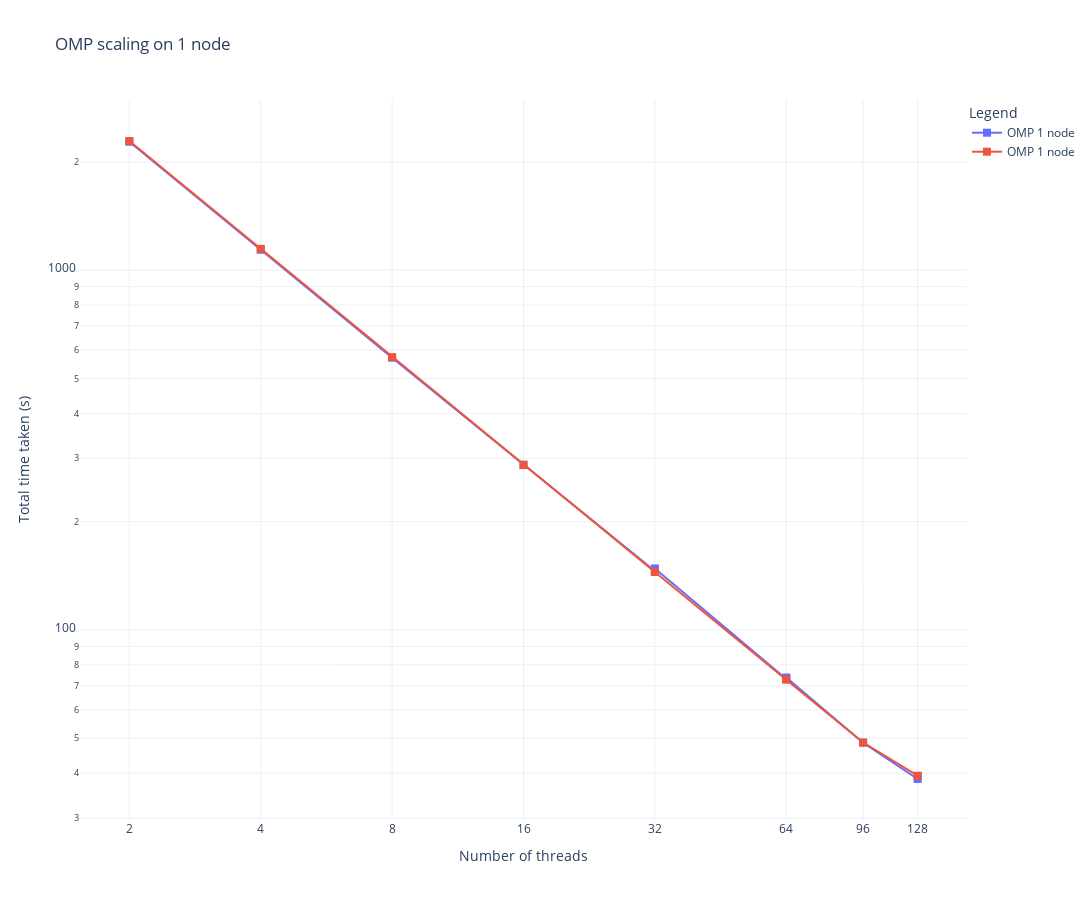

Write notebook code for a chart like this one.
### Code cell
def parse_data3(file_path):
    results = []
    current_threads = None

    try:
        with open(file_path, 'r') as file:
            for line in file:
                if "," in line:
                    # Extract the number of threads, assuming it's the third word in the line
                    parts = line.split()
                    current_threads = int(parts[0].rstrip(','))

                if "Total time taken: " in line:
                    # Extract the total time, assuming it follows the colon
                    time_parts = line.split()
                    total_time = float(time_parts[-2])  # The time is the last word in the line
                    results.append((current_threads, total_time))

    except Exception as e:
        print(f"An error occurred: {e}")

    return results

omp_scaling1 = pd.DataFrame(parse_data3(path + '/OMPscaling.out'), columns=['Threads', 'Time']).sort_values(by='Threads')

omp_scaling2 = pd.DataFrame(parse_data3(path + '/OMPscaling2.out'), columns=['Threads', 'Time']).sort_values(by='Threads')

fig = go.Figure()

fig.add_trace(go.Scatter(x=omp_scaling1["Threads"], y=omp_scaling1["Time"],
						mode='lines+markers', name='OMP 1 node',
						marker=dict(symbol='square', size=8), line=dict(dash='solid')))
fig.add_trace(go.Scatter(x=omp_scaling2["Threads"], y=omp_scaling2["Time"],
						mode='lines+markers', name='OMP 1 node',
						marker=dict(symbol='square', size=8), line=dict(dash='solid')))

# Configuring the axes and layout
fig.update_layout(
	xaxis_title="Number of threads",
	yaxis_title="Total time taken (s)",
	title='OMP scaling on 1 node',
	legend_title="Legend",
	template='plotly_white',
	xaxis=dict(type='log', tickmode='array', tickvals=[2, 4, 8, 16, 32, 64, 96, 128]),
	yaxis=dict(type='log', tickmode='array'),
	legend=dict(y=1, x=1),
	grid=dict(rows=1, columns=1),
	height=900,
	width=1504
)
fig.show()

### Figure 1 — Plotly figure (JSON) as saved in the notebook; plotly's stock layout.template omitted (floating-point values rounded to 4 significant figures)
{"data": [{"line": {"dash": "solid"}, "marker": {"size": 8, "symbol": "square"}, "mode": "lines+markers", "name": "OMP 1 node", "type": "scatter", "x": [2, 4, 8, 16, 32, 32, 64, 64, 96, 128, 128], "y": [2275.0, 1140.0, 571.3, 288.2, 145.9, 148.3, 73.06, 73.78, 48.63, 38.54, 39.27]}, {"line": {"dash": "solid"}, "marker": {"size": 8, "symbol": "square"}, "mode": "lines+markers", "name": "OMP 1 node", "type": "scatter", "x": [2, 4, 8, 16, 32, 64, 96, 128], "y": [2286.0, 1146.0, 573.3, 287.3, 144.9, 72.77, 48.67, 39.36]}], "layout": {"grid": {"columns": 1, "rows": 1}, "height": 900, "legend": {"title": {"text": "Legend"}, "x": 1, "y": 1}, "title": {"text": "OMP scaling on 1 node"}, "width": 1504, "xaxis": {"tickmode": "array", "tickvals": [2, 4, 8, 16, 32, 64, 96, 128], "title": {"text": "Number of threads"}, "type": "log"}, "yaxis": {"tickmode": "array", "title": {"text": "Total time taken (s)"}, "type": "log"}}}
